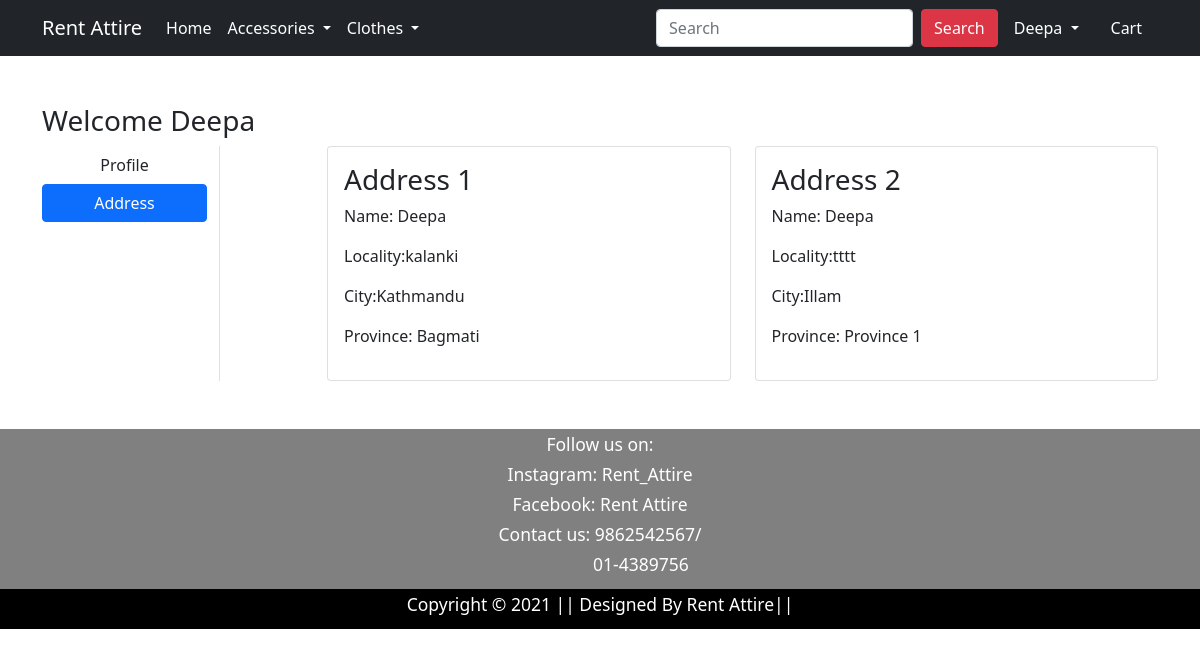
Screenshot of /address/ (signed in) with the database file from the repository.
### app/models.py (models this page shows, shortened)
class Customer(models.Model):
    user = models.ForeignKey(User, on_delete=models.CASCADE)
    name = models.CharField(max_length = 200)
    locality = models.CharField(max_length=200)
    city = models.CharField(max_length=50)
    province = models.CharField(choices=PROVINCE_CHOICES, max_length=50)

### app/views.py (the view)
# urls.py: path('address/', views.address, name='address'),
@login_required
def address(request):
    add = Customer.objects.filter(user = request.user)
    return render(request, 'app/address.html', {'add':add, 'active':'btn-primary'})

### app/templates/app/address.html (shortened to what this page needs)
{% extends 'app/base.html' %}
{% load static %}
{% block main-content %}
<div class="container my-5">
 <div class="row">
 <h3>Welcome <span class = "text-capitalize">{{request.user}}</span></h3>
  <div class="col-sm-2 border-end">
   <ul class="list-unstyled">
    <li class="d-grid"><a href="{% url 'profile' %}" class="btn">Profile</a></li>
    <li class="d-grid"><a href="{% url 'address' %}" class="btn {{active}}">Address</a></li>
   </ul>
  </div>
  <div class="col-sm-9 offset-sm-1">
   <div class="row">
    {% for a in add %}
    <div class="col-sm-6">
     <div class="card">
      <div class="card-body">
       <h3>Address {{forloop.counter}}</h3>
       <p>Name: {{a.name}}</p>
       <p>Locality:{{a.locality}}</p>
       <p>City:{{a.city}}</p>
       <p>Province: {{a.province}}</p>
      </div>
     </div>
    </div>
    {%endfor%}
   </div>
  </div>
 </div>
</div>
{% endblock main-content %}

### app/templates/app/base.html (shortened to what this page needs)
<!doctype html>
{% load static %}
<html lang="en">
  <head>
    <link href="https://cdn.jsdelivr.net/npm/bootstrap@5.0.0-beta1/dist/css/bootstrap.min.css" rel="stylesheet">
    <link rel="stylesheet" href="{% static 'app/css/owl.carousel.min.css' %}">
    <link rel="stylesheet" href="{% static 'app/css/all.min.css' %}">
    <link rel="stylesheet" href="{% static 'app/css/style.css' %}">
  </head>
  <body>
    <nav class="navbar navbar-expand-lg navbar-dark bg-dark">
     <div class="container">
       <a class="navbar-brand" href="/">Rent Attire</a>
       <div class="collapse navbar-collapse" id="navbarSupportedContent">
         <ul class="navbar-nav me-auto mb-2 mb-lg-0">
           <li class="nav-item">
             <a class="nav-link active" aria-current="page" href="/">Home</a>
           </li>
           <li class="nav-item dropdown">
             <a class="nav-link dropdown-toggle text-white" href="#" id="fashionDropdown" role="button" data-bs-toggle="dropdown" aria-expanded="false">
               Accessories
             </a>
           </li>
           <li class="nav-item dropdown">
             <a class="nav-link dropdown-toggle text-white" href="#" id="fashionDropdown" role="button" data-bs-toggle="dropdown" aria-expanded="false">
               Clothes
             </a>
           </li>
         </ul>
         <form  action="/search" method="GET" class="d-flex">
           <input class="form-control me-2" name="keyword" type="search" placeholder="Search" required aria-label="Search">
           <button class="btn btn-danger" type="submit">Search</button>
         </form>
         <div>
          <ul class="navbar-nav me-auto mb-2 mb-lg-0">
            {% if request.user.is_authenticated %}
           <li class="nav-item dropdown mx-2">
              <a class="nav-link dropdown-toggle text-white" href="#" id="profileDropdown" role="button" data-bs-toggle="dropdown" aria-expanded="false">
                {{request.user.username|capfirst}}
              </a>
            </li>
            <li class="nav-item mx-2">
             <a href="{% url 'showcart' %}" class="nav-link text-white"> Cart </a>
            </li>
            {% endif %}
          </ul>
         </div>
       </div>
     </div>
    </nav>
    {% block main-content %} {% endblock main-content %}
    <div class="footer">
    <small class="text-white"> Follow us on:<br> Instagram: Rent_Attire <br> Facebook: Rent Attire <br> Contact us: 9862542567/ <br> &nbsp;&nbsp;&nbsp;&nbsp;&nbsp;&nbsp;&nbsp;&nbsp;&nbsp;&nbsp;&nbsp;&nbsp;&nbsp;&nbsp;&nbsp;&nbsp;&nbsp; 01-4389756</small>
      <div class="footer-bottom">
        <small class="text-white">Copyright &copy; 2021 || Designed By Rent Attire|| </small>
      </div>
    </div>
  </body>
</html>

### app/templates/app/base.html (style rules this page uses)
.footer { position:relative; background-color:gray; text-align: center; font-size: 20px; height: 200px; bottom: 0%; }
.footer .footer-bottom { background-color:black; color:black; height: 40px; width: 100%; text-align: center; position: absolute; font-size: 20px; bottom: 0px; left: 0px; }

### rows the page displays
Customer: name "Deepa", locality "kalanki", city "Kathmandu", province "Bagmati"
Customer: name "Deepa", locality "tttt", city "Illam", province "Province 1"

### other values shown
{{ request.user.username|capfirst }} "Deepa"
{{ request.user }} "Deepa"
